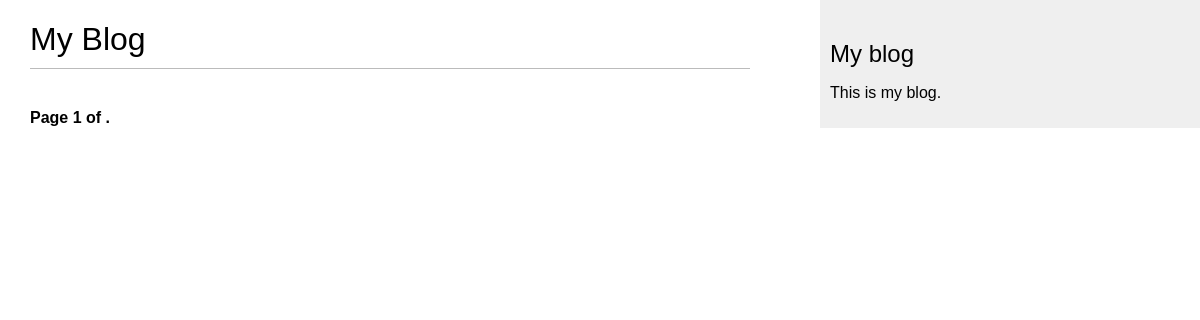
The page /blog/ on the database as committed earlier.
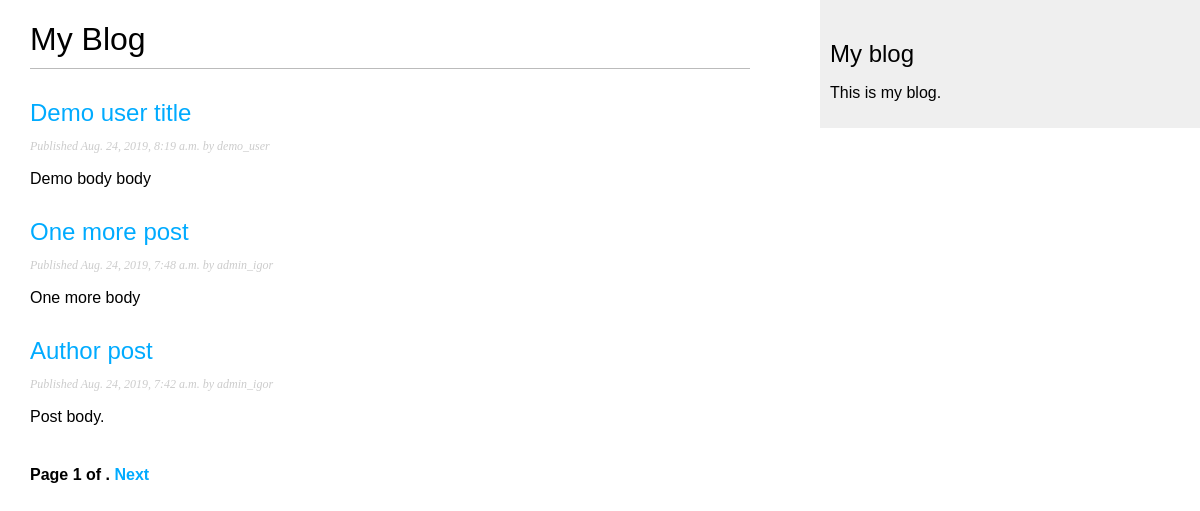
The same page on the database as committed later.
### blog/models.py (models this page shows, shortened)
class Post(models.Model):
    STATUS_CHOISES = (
        ('draft', 'Draft'),
        ('published', 'Published')
    )
    tags = TaggableManager()
    def get_absolute_url(self):
        return reverse('blog:post_detail', args=[
            self.publish.year,
            self.publish.month,
            self.publish.day,
            self.slug,
        ])
    objects = models.Manager()
    published = PublishedManager()
    title = models.CharField(max_length=250)
    slug = models.SlugField(max_length=250, unique_for_date='publish')
    author = models.ForeignKey(User, on_delete=models.CASCADE, related_name='blog_posts')
    body = models.TextField()
    publish = models.DateTimeField(default=timezone.now)
    created = models.DateTimeField(auto_now_add=True)
    updated = models.DateTimeField(auto_now=True)
    status = models.CharField(max_length=10, choices=STATUS_CHOISES, default='draft')
    class Meta:
        ordering = ('-publish',)

### blog/views.py (the view)
# urls.py: path('', views.PostListView.as_view(), name='post_list'),
class PostListView(ListView):
    queryset = Post.published.all()
    context_object_name = 'posts'
    paginate_by = 3
    template_name = 'blog/post/list.html'

### templates/blog/post/list.html (shortened to what this page needs)
{% extends 'blog/base.html' %}
{% block content %}
    <h1>My Blog</h1>
    {% for post in posts %}
        <h2>
            <a href="{{ post.get_absolute_url }}">{{ post.title }}</a>
        </h2>
        <p class="date">Published {{ post.publish }} by {{ post.author }}</p>
        {{ post.body | truncatewords:30 | linebreaks }}
    {% endfor %}
    {% include 'pagination.html' with page=page_obj %}
{% endblock %}

### templates/blog/base.html (shortened to what this page needs)
{% load static %}
<!DOCTYPE html>
<html lang="en">
<head>
    <link rel="stylesheet" href="{% static "css/blog.css" %}">
</head>
<body>
<div id="content">
 {% block content %}{% endblock %}
</div>
<div id="sidebar">
 <h2>My blog</h2>
 <p>This is my blog.</p>
</div>
</body>
</html>

### templates/pagination.html (shortened to what this page needs)
<div class="pagination">
    <spann class="current">
        Page {{ page.number }} of {{ page.paginator.num_page }}.
    </spann>
    {% if page.has_next %}
        <a href="?page={{ page.next_page_number }}">Next</a>
    {% endif %}
</div>

### Django2ByExamples/static/css/blog.css (style rules this page uses)
body { margin:0; padding:0; font-family:helvetica, sans-serif; }
a { color:#00abff; text-decoration:none; }
h1 { font-weight:normal; border-bottom:1px solid #bbb; padding:0 0 10px 0; }
h2 { font-weight:normal; margin:30px 0 0; }
#content { float:left; width:60%; padding:0 0 0 30px; }
#sidebar { float:right; width:30%; padding:10px; background:#efefef; height:100%; }
p.date { color:#ccc; font-family: georgia, serif; font-size: 12px; font-style: italic; }
.pagination { margin:40px 0; font-weight:bold; }

Rows that differ between the two databases and show on the page:
added Post: title "Demo user title", publish "Aug. 24, 2019, 8:19 a.m.", author "demo_user", body "Demo body body"
added Post: title "One more post", publish "Aug. 24, 2019, 7:48 a.m.", author "admin_igor", body "One more body"
added Post: title "Author post", publish "Aug. 24, 2019, 7:42 a.m.", author "admin_igor", body "Post body."
Other text that changed with them:
text now shown: "Next"
